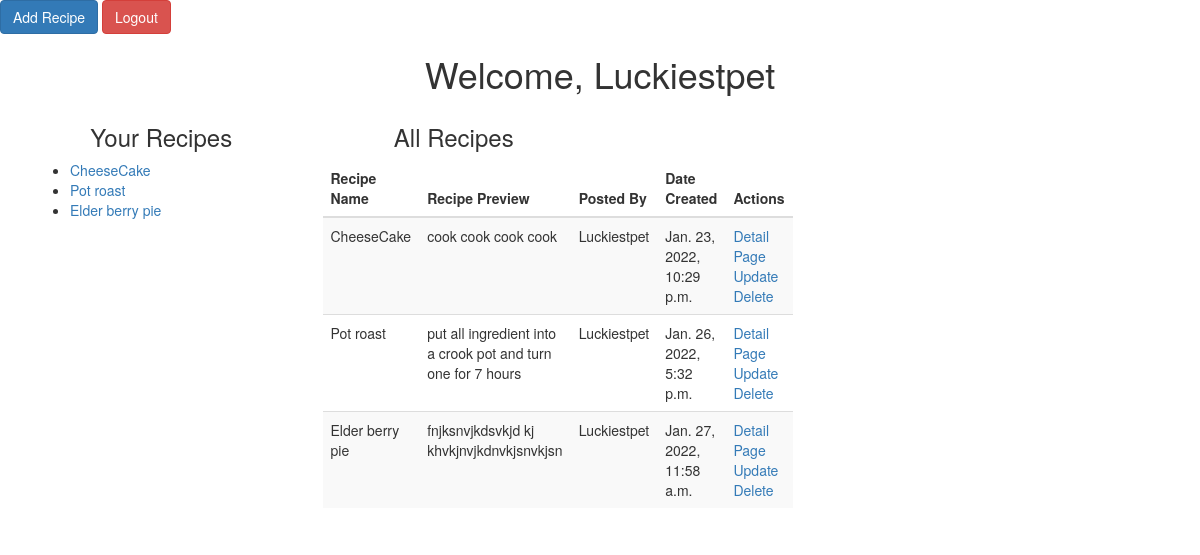
Page /dashboard (signed in) on the earlier database version.
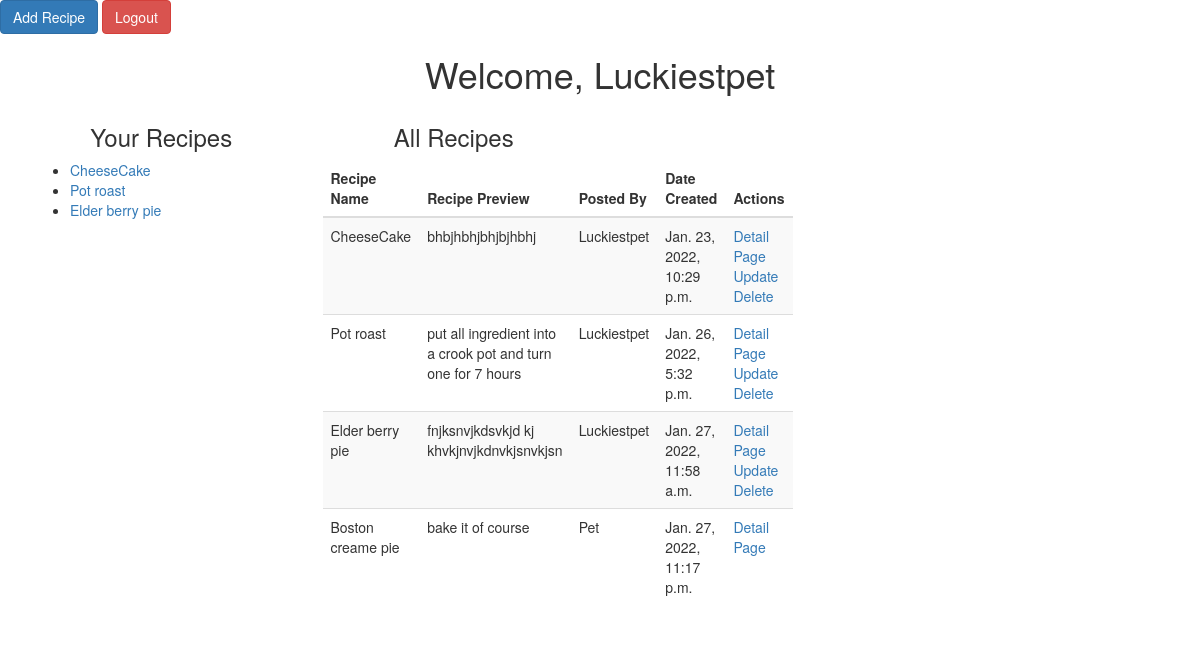
Same page on the later database version.
### user_recipe_app/models.py (models this page shows)
class Recipe(models.Model):
    recipe_name = models.CharField(max_length=255)
    recipe_ingredients = models.TextField()
    recipe_instructions = models.TextField()
    recipe_servings = models.TextField()
    recipe_cook_time = models.TextField()
    created_by_user = models.ForeignKey(User, related_name="recipes", on_delete=models.CASCADE, null=True)
    created_at = models.DateTimeField(auto_now_add=True)
    updated_at = models.DateTimeField(auto_now=True)
    objects = RecipeManager()

class User(models.Model):
    nick_name = models.CharField(max_length=255)
    email = models.CharField(max_length=255)
    password = models.CharField(max_length=255)
    created_at = models.DateTimeField(auto_now_add=True)
    updated_at = models.DateTimeField(auto_now=True)
    objects = UserManager()

### user_recipe_app/views.py (the view)
# urls.py: path('dashboard', views.success, name='success'),
def success(request):
    if 'user_id' not in request.session:
        return redirect('/')
    this_user = User.objects.filter(id=request.session['user_id'])
    context = {
        'all_recipes': Recipe.objects.all(),
        'user': this_user[0],
        'user_recipes': Recipe.objects.filter(created_by_user=this_user[0]),
    }
    return render(request, 'dashboard.html', context)

### user_recipe_app/templates/dashboard.html (shortened to what this page needs)
<!DOCTYPE html>
<html lang="">
    <head>
        <link href="https://maxcdn.bootstrapcdn.com/bootstrap/3.3.7/css/bootstrap.min.css" rel="stylesheet">
    </head>
    <body>
        <nav>
            <a class="btn btn-primary" href="/add_recipe">Add Recipe</a>
            <a class="btn btn-danger" href="/logout" >Logout</a>
        </nav>
        <h1 class="text-center">Welcome, {{user.nick_name}}</h1>
        <div class="container">
            <div class="row">
                <div class="col-md-3">
                    <h3 class="text-center">Your Recipes</h3>
                    <ul>
                        {% for recipe in user_recipes %}
                        <li>
                            <a href="/recipe_detail/{{recipe.id}}">{{recipe.recipe_name}}</a>
                        </li>
                        {% endfor %}
                    </ul>
                </div>
                <div class="col-md-3">
                    <h3 class="text-center">All Recipes</h3>
                    <table class="table table-striped">
                        <thead>
                            <tr>
                                <th>Recipe Name</th>
                                <th>Recipe Preview</th>
                                <th>Posted By</th>
                                <th>Date Created</th>
                                <th>Actions</th>
                            </tr>
                        </thead>
                        <tbody>
                            {% for recipe in all_recipes %}
                                <tr>
                                    <td>{{recipe.recipe_name}}</td>
                                    <td>{{recipe.recipe_instructions}}</td>
                                    <td>{{recipe.created_by_user.nick_name}}</td>
                                    <td>{{recipe.created_at}}</td>
                                    <td>
                                        {% if user.id == recipe.created_by_user.id %}
                                        <a href="/recipe_detail/{{recipe.id}}">Detail Page</a>
                                        <a href="/edit_page/{{recipe.id}}">Update</a>
                                        <a href="/delete_recipe/{{recipe.id}}">Delete</a>
                                        {% else %}
                                        <a href="/recipe_detail/{{recipe.id}}">Detail Page</a>
                                        {% endif %}
                                    </td>
                                </tr>
                            {% endfor %}
                    </table>
                </div>
            </div>
        </div>
    </body>
</html>

Differences in the rows shown:
changed Recipe "CheeseCake": recipe_instructions "cook cook cook cook" → "bhbjhbhjbhjbjhbhj"
added Recipe: recipe_name "Boston creame pie", recipe_instructions "bake it of course", created_by_user.nick_name "Pet", created_at "Jan. 27, 2022, 11:17 p.m.", shown under "All Recipes"
